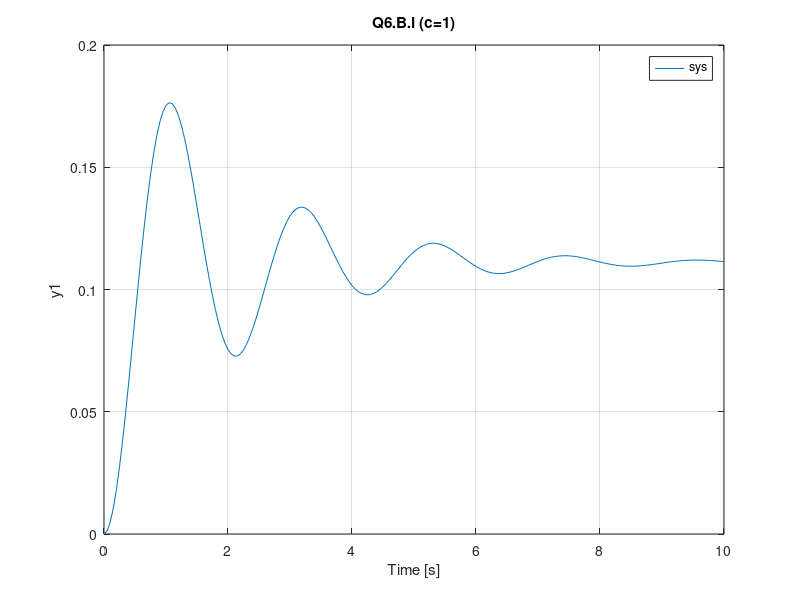

Reproduce this figure in MATLAB.
%% Initialize the system constants
m = 1; % kg
k = 9; % N/m
c = 1; % N*s/m
F = 1; % N

%% Set up state space matrices
A = [0 1; -k/m -c/m];
B = [0; 1/m];
C = [1 0];
D = [0];

%% Set up state space equations
sys = ss(A, B, C, D);

%% Simulate the model
t = [0 : 0.05 : 10];
u = F * ones(size(t));
lsim(sys, u, t)
title("Q6.B.i (c=1)")
axis([0 10 0 0.2])